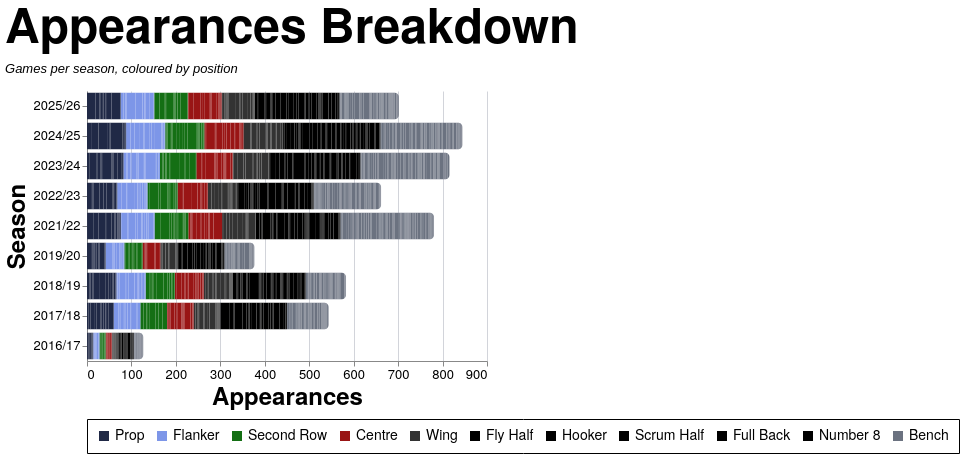

Describe this chart as a Vega-Lite specification.
### Vega-Lite specification from a JSON file in a GitHub repository (floating-point values rounded to 4 significant figures; data arrays with more than 128 entries replaced by an {"elided": "..."} marker saying what was removed)
{"config": {"axis": {"labelFont": "PT Sans Narrow, Helvetica Neue, Helvetica, Arial, sans-serif", "titleFont": "PT Sans Narrow, Helvetica Neue, Helvetica, Arial, sans-serif", "labelFontSize": 13, "titleFontSize": 24, "gridColor": "#202947", "gridOpacity": 0.2, "zindex": 1}, "text": {"font": "Lato, sans-serif"}, "bar": {"cornerRadiusEnd": 5}, "header": {"labelFont": "PT Sans Narrow, Helvetica Neue, Helvetica, Arial, sans-serif", "titleFont": "PT Sans Narrow, Helvetica Neue, Helvetica, Arial, sans-serif", "labelFontSize": 24, "titleFontSize": 28, "labelFontWeight": "bold", "orient": "left"}, "legend": {"labelFont": "PT Sans Narrow, Helvetica Neue, Helvetica, Arial, sans-serif", "titleFont": "PT Sans Narrow, Helvetica Neue, Helvetica, Arial, sans-serif", "labelFontSize": 14, "titleFontSize": 16, "titlePadding": 5, "fillColor": "white", "strokeColor": "black", "padding": 10, "titleFontWeight": "lighter", "titleFontStyle": "italic", "titleColor": "gray", "offset": 10}, "title": {"font": "PT Sans Narrow, Helvetica Neue, Helvetica, Arial, sans-serif", "fontSize": 48, "fontWeight": "bold", "anchor": "start", "align": "center", "titlePadding": 20, "subtitlePadding": 10, "subtitleFontSize": 13, "subtitleColor": "", "subtitleFontStyle": "italic", "offset": 15, "color": "black"}, "axisX": {"labelAngle": 0}, "facet": {"title": null, "header": null, "align": {"row": "each", "column": "each"}, "spacing": 10}, "resolve": {"scale": {"y": "independent", "facet": "independent"}}, "background": "transparent", "scale": {"offsetBandPaddingOuter": 0.2, "offsetBandPaddingInner": 0.1}, "view": {"stroke": null, "background": "transparent"}}, "data": {"name": "data-9ae695655b72c9b59a1edda9d8411997"}, "mark": {"type": "bar"}, "encoding": {"color": {"field": "color_value", "legend": {"orient": "bottom", "title": null}, "scale": {"domain": ["Prop", "Flanker", "Second Row", "Centre", "Wing", "Fly Half", "Hooker", "Scrum Half", "Full Back", "Number 8", "Bench"], "range": ["#202946", "#7d96e8", "#146f14", "#991515", "#333333", "#000000", "#000000", "#000000", "#000000", "#000000", "#6b7280"]}, "type": "nominal"}, "order": {"field": "stack_order", "type": "quantitative"}, "tooltip": [{"field": "player", "title": "Player", "type": "nominal"}, {"field": "season", "title": "Season", "type": "nominal"}, {"field": "color_value", "title": "Position", "type": "nominal"}, {"aggregate": "sum", "field": "apps", "title": "Appearances", "type": "quantitative"}], "x": {"aggregate": "sum", "field": "apps", "title": "Appearances", "type": "quantitative"}, "y": {"field": "season", "sort": {"field": "season_sort", "op": "max", "order": "descending"}, "title": "Season", "type": "nominal"}}, "height": {"step": 30}, "title": {"text": "Appearances Breakdown", "subtitle": "Games per season, coloured by position"}, "width": 400, "$schema": "https://vega.github.io/schema/vega-lite/v5.20.1.json", "datasets": {"data-9ae695655b72c9b59a1edda9d8411997": {"elided": "2509 records"}}}
